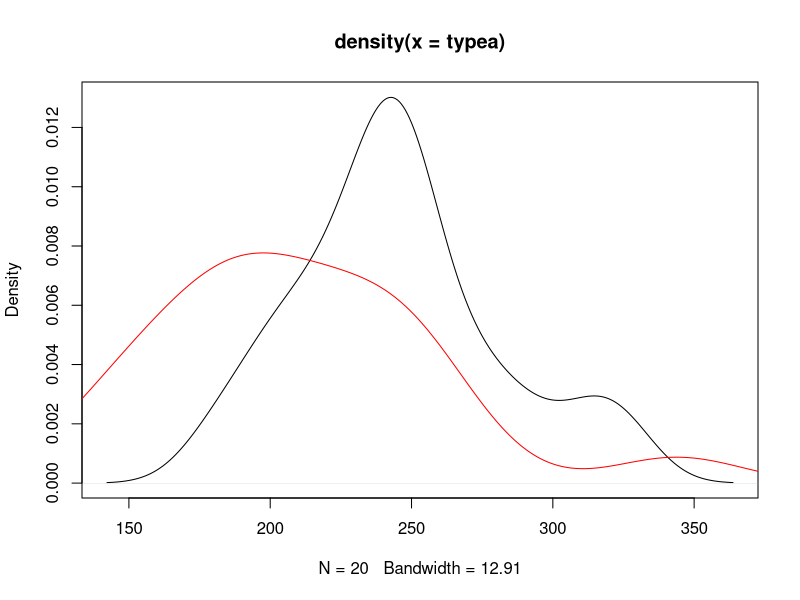
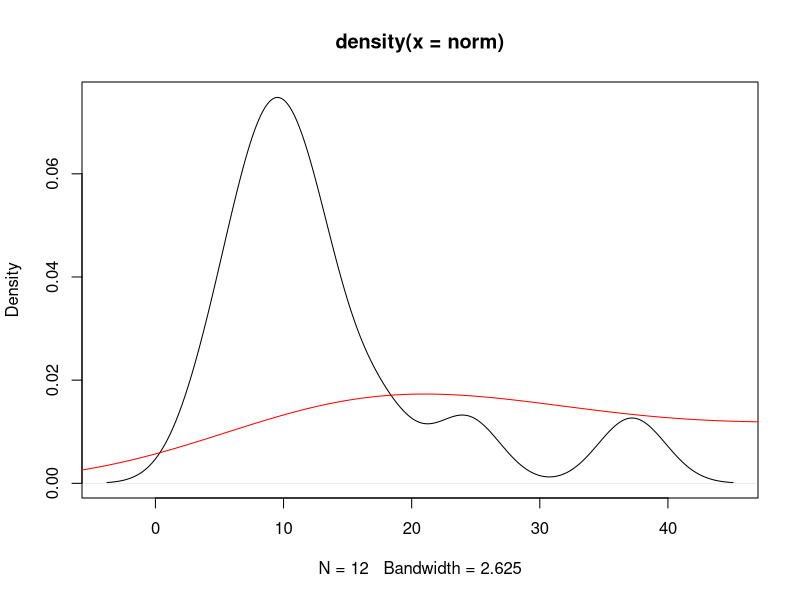
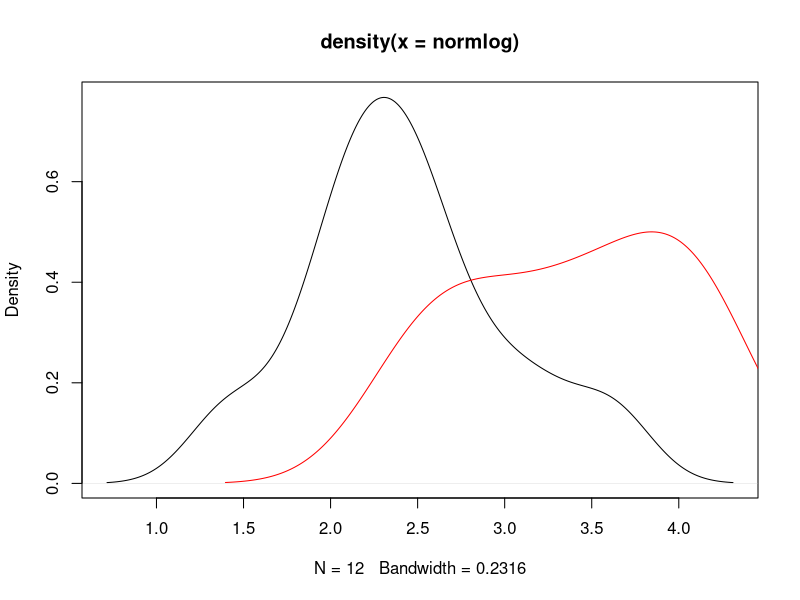
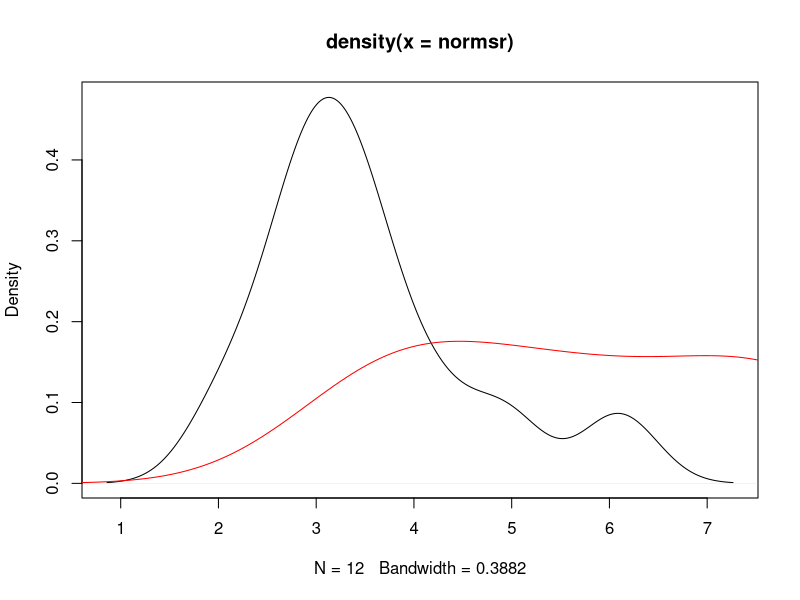
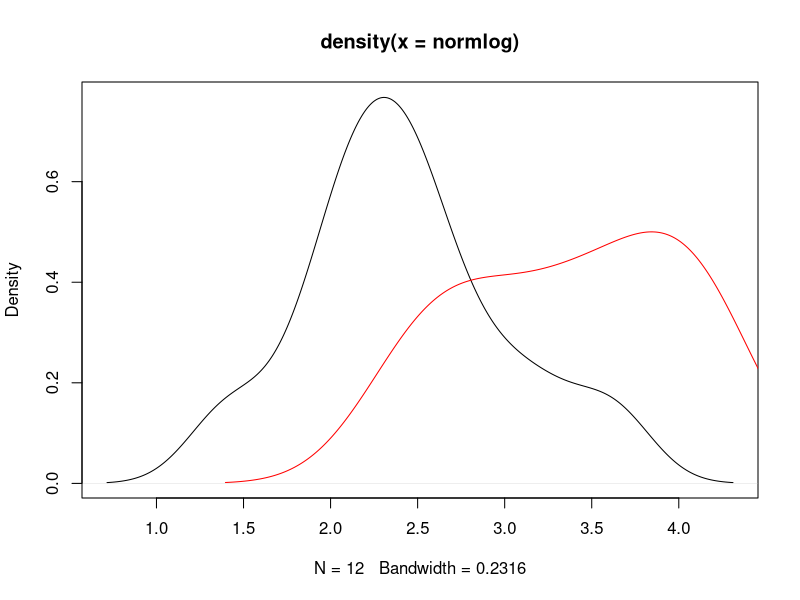

These figures' R source, in order:
## Problem Set 9
## Ben Reichert

## 1
cat("1.\n ")
# a)
cat("a) This data should be analyzed using a one-sample t-test because there are two sets of data,\n",
    "we are taking into account the difference between the two, which is in fact one set of data.\n",
    "And for analyzing one sample population or set of data we use the one-sample t-test.\n ")
# b)
decafm <- 53
decafsd <- 19
cofm <- 41.5
cofsd <- 17
n <- 10

delta.hat <- decafm - cofm
se <- sqrt(decafsd*decafsd/n + cofsd*cofsd/n)
t.welch = delta.hat/se
nu = ( (decafsd^2/n) + (cofsd^2/n) )^2 / ( ((decafsd^2)/n)^2/(n-1) + ((cofsd^2/n)^2)/(n-1) )
p.value <- 2*(1 - pt(abs(t.welch), df = nu))
cat("b) When people with type-2 diabetes consume dates with cofee...\n",
    "Null hypothesis: Glycemic index is not affected.\n",
    "Alternative hypothesis: Glycemic index is different when coffee is consumed.\n",
    "t-statistic =",t.welch,", P-value =",p.value,"\n ")
# c)
difm <- 11.5
difsd <- 21
lower <- difm - qt(.975, df = n-1)* difsd/sqrt(n)
upper <- difm + qt(.975, df = n-1)* difsd/sqrt(n)
#q <-qt(0.975, df=nu)
#lower <- delta.hat-q*se
#upper <- delta.hat+q*se
cat("c) 95% confidence interval: (",lower,",",upper,")\n ")
# d)
cat("d) I think it is only safe to say that within this sample set (of people with type-2 diabetes)\n",
    "we can conclude that on average dates will produce a similar glycemic index with or without coffee.\n",
    "However, I do NOT think it would be correct to state that on average, no matter what the sample\n",
    "population might be, that dates would produce the same glycemic index with or without coffee.\n\n")

## 2 Trosset 11.4 Problem Set C, parts 1-3
cat("2.\n ")
# 1
# a)
cat("a) Experimental unit: Cholesterol level\n ")
# b)
cat("b) Experimental units drawn from 2 different populations:\n",
    "Type A: urgent, aggressive, and ambitious heavy, middle aged men.\n",
    "Type B: noncompetitive, more relaxed, and less hurried heavy, middle aged men.\n",
    "20 units drawn from each population.\n",
    "2-sample problem.\n ")
# c
cat("c) Only one measurement was taken on each experimental unit, cholesterol level.\n ")
# d
typea <- c(233,291, 312, 250, 246, 197, 268, 224, 239,239,
           254,276, 234, 181, 248, 252, 202, 218, 212,325)
typeb <- c(344,185, 263, 246, 224, 212, 188, 250, 148,169,
           226,175, 242, 252, 153, 183, 137, 202, 194,213)
typec <-typea-typeb
print(t.test(typea, typeb))
cat("d) Parameters of interest:\n",
    "Type A mean =",mean(typea),"\n",
    "Type B mean =",mean(typeb),"\n",
    "Delta hat =",mean(typea)-mean(typeb),"\n ")
# e
cat("e) For heavy middle aged men...\n",
    "Null hypothesis: Cholesterol levels remain the same despite personality differences.\n",
    "Alternative hypothesis: More aggressive, higher intensity individuals have higher cholesterol\n",
    "levels and thus a higher chance coronary heart disease.\n ")
# 2
plot(density(typea))
lines(density(typeb), col="red")
cat("2) After seeing the density plots for the two sets of data it is safe to say that neither of them\n",
    "are normally distributed.\n ")
# 3
typeam <- mean(typea)
typeasd <- sd(typea)
typebm <- mean(typeb)
typebsd <- sd(typeb)
na <- length(typea)
nb <- length(typeb)

delta.hat2 <- typeam - typebm
se2 <- sqrt(typeam*typeasd/na + typebm*typebsd/nb)
t.welch2 = delta.hat2/se2
nu2 = ( (typeasd^2/na) + (typebsd^2/nb) )^2 / ( ((typeasd^2)/na)^2/(na-1) + ((typebsd^2/nb)^2)/(nb-1) )
p.value2 <- 2*(1 - pt(abs(t.welch2), df = nu2))
cat("3)\n ",
    "a) P-value = 0.01481\n ",
    "If we adopt a significance level of 5% we should not reject the null hypothesis.\n  ")
difm <- mean(typec)
difsd <- sd(typec)
lower <- difm - qt(.95, df = n-1)* difsd/sqrt(n)
upper <- difm + qt(.95, df = n-1)* difsd/sqrt(n)
cat("b) 90% confidence interval: (",lower,",",upper,")\n")

## 3 Trosset 11.4 Problem Set D, parts 1-4
norm <- c(4.1, 6.3, 7.8, 8.5, 8.9, 10.4, 11.5, 12, 13.8, 17.6, 24.3, 37.2)
diab <- c(11.5,12.1,16.1,17.8,24,28.8,33.9,40.7,51.3,56.2,61.7,69.2)
cat("3.\n ")
# 1
plot(density(norm))
lines(density(diab), col="red")
cat("1) No, according to their graphs, these data sets do not look like symmetric distributions.\n",
    "They are lop sided.")
# 2
normlog<-log(norm)
diablog<-log(diab)
plot(density(normlog))
lines(density(diablog), col="red")
normsr<-sqrt(norm)
diabsr<-sqrt(diab)
plot(density(normsr))
lines(density(diabsr), col="red")
cat("2) The transformed measurements look slightly more symmetric. Especially the natural logarithm\n",
    "transformation of the normal control group.\n ")
# 3
normlog<-log(norm)
diablog<-log(diab)
plot(density(normlog))
lines(density(diablog), col="red")
cat("3) The transformed measurements do look to be relatively normal, their graphs form near spot on\n",
    "bell curves.\n ")
# 4
cat("4)\n ")
print(t.test(normlog, diablog))
cat(" Because the p-value is 0.0009776 which is < 0.05, it is safe to reject the null hypothesis and\n",
    "accept the alternative that the measurements of urinary beta-thromboglobulin excretion is conclusively\n",
    "higher in people with diabetes-12.")
